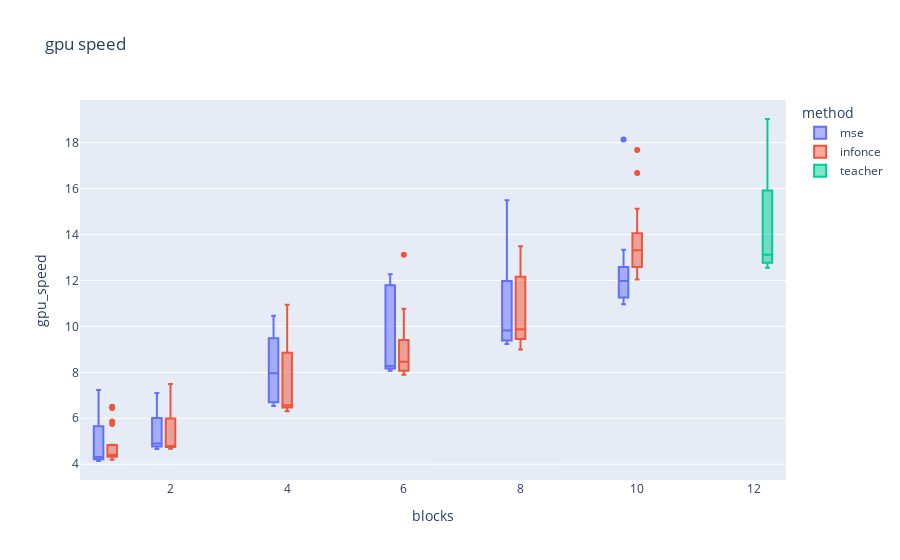

This figure's notebook cell:
### Code cell
fig = px.box(data, x="blocks", y="gpu_speed", color="method", title='gpu speed')
fig.show()
fig.write_image('metrics/gpu_speed_boxplot.png')

### Figure 1 — Plotly figure (JSON) as saved in the notebook; plotly's stock layout.template omitted (floating-point values rounded to 4 significant figures)
{"data": [{"alignmentgroup": "True", "hovertemplate": "method=mse<br>blocks=%{x}<br>gpu_speed=%{y}<extra></extra>", "legendgroup": "mse", "marker": {"color": "#636efa"}, "name": "mse", "notched": false, "offsetgroup": "mse", "orientation": "v", "showlegend": true, "type": "box", "x": [1, 1, 1, 1, 1, 1, 1, 1, 1, 1, 1, 1, 1, 1, 1, 1, 1, 1, 1, 1, 2, 2, 2, 2, 2, 2, 2, 2, 2, 2, 2, 2, 2, 2, 2, 2, 2, 2, 2, 2, 4, 4, 4, 4, 4, 4, 4, 4, 4, 4, 4, 4, 4, 4, 4, 4, 4, 4, 4, 4, 6, 6, 6, 6, 6, 6, 6, 6, 6, 6, 6, 6, 6, 6, 6, 6, 6, 6, 6, 6, 8, 8, 8, 8, 8, 8, 8, 8, 8, 8, 8, 8, 8, 8, 8, 8, 8, 8, 8, 8, 10, 10, 10, 10, 10, 10, 10, 10, 10, 10, 10, 10, 10, 10, 10, 10, 10, 10, 10, 10], "x0": " ", "xaxis": "x", "y": [4.347, 6.301, 4.224, 4.212, 4.17, 5.489, 5.539, 4.216, 4.337, 4.216, 6.352, 4.2, 4.238, 4.244, 6.758, 7.226, 4.286, 4.14, 4.863, 5.775, 4.965, 4.832, 7.097, 5.048, 4.859, 6.632, 4.743, 4.716, 5.219, 5.396, 4.693, 4.773, 6.952, 4.661, 4.774, 7.079, 4.775, 4.953, 6.755, 4.779, 6.888, 8.79, 6.707, 8.957, 6.66, 9.559, 6.624, 9.765, 6.693, 9.463, 6.529, 9.333, 6.635, 9.467, 6.995, 9.508, 7.127, 10.46, 6.817, 9.621, 8.526, 8.304, 11.8, 8.362, 8.182, 11.77, 8.171, 8.074, 12.16, 8.278, 8.204, 12.27, 8.119, 8.154, 12.26, 8.27, 8.167, 11.94, 8.173, 8.202, 15.49, 11.15, 9.374, 9.308, 9.479, 12.15, 12.49, 9.401, 9.414, 9.538, 11.8, 13.2, 9.681, 9.317, 9.239, 10.5, 13.52, 10.71, 9.24, 9.953, 11.27, 11.25, 10.96, 11.12, 11.0, 11.02, 11.53, 11.83, 11.76, 12.16, 12.32, 12.13, 12.83, 12.76, 13.34, 18.14, 12.57, 12.48, 12.61, 11.58], "y0": " ", "yaxis": "y"}, {"alignmentgroup": "True", "hovertemplate": "method=infonce<br>blocks=%{x}<br>gpu_speed=%{y}<extra></extra>", "legendgroup": "infonce", "marker": {"color": "#EF553B"}, "name": "infonce", "notched": false, "offsetgroup": "infonce", "orientation": "v", "showlegend": true, "type": "box", "x": [1, 1, 1, 1, 1, 1, 1, 1, 1, 1, 1, 1, 1, 1, 1, 1, 1, 1, 1, 1, 2, 2, 2, 2, 2, 2, 2, 2, 2, 2, 2, 2, 2, 2, 2, 2, 2, 2, 2, 2, 4, 4, 4, 4, 4, 4, 4, 4, 4, 4, 4, 4, 4, 4, 4, 4, 4, 4, 4, 4, 6, 6, 6, 6, 6, 6, 6, 6, 6, 6, 6, 6, 6, 6, 6, 6, 6, 6, 6, 6, 8, 8, 8, 8, 8, 8, 8, 8, 8, 8, 8, 8, 8, 8, 8, 8, 8, 8, 8, 8, 10, 10, 10, 10, 10, 10, 10, 10, 10, 10, 10, 10, 10, 10, 10, 10, 10, 10, 10, 10], "x0": " ", "xaxis": "x", "y": [4.48, 4.382, 4.376, 5.752, 4.852, 4.262, 4.436, 4.822, 6.501, 4.333, 4.329, 4.431, 6.442, 4.321, 4.482, 4.193, 5.863, 4.288, 4.265, 4.361, 6.985, 4.852, 4.76, 5.177, 5.514, 4.696, 4.795, 7.493, 4.776, 4.747, 6.899, 4.675, 4.745, 6.458, 4.736, 4.799, 4.876, 6.701, 4.782, 4.769, 10.95, 6.361, 9.576, 6.463, 9.337, 6.309, 9.277, 6.468, 8.441, 6.511, 7.671, 6.486, 6.447, 6.493, 6.54, 7.447, 6.401, 8.36, 6.598, 9.254, 8.328, 8.017, 10.77, 7.976, 8.597, 8.947, 8.069, 9.571, 8.586, 7.896, 13.12, 8.019, 8.273, 9.989, 8.074, 9.249, 9.135, 8.167, 10.51, 8.178, 9.576, 8.992, 12.16, 12.39, 9.199, 9.269, 9.145, 11.2, 13.2, 10.05, 9.556, 9.701, 10.33, 13.48, 12.16, 9.668, 9.441, 9.469, 10.23, 13.36, 16.68, 15.12, 14.15, 14.09, 14.02, 13.77, 13.47, 13.16, 12.66, 17.68, 13.46, 13.65, 12.9, 12.57, 12.04, 12.6, 12.31, 12.97, 12.41, 12.23], "y0": " ", "yaxis": "y"}, {"alignmentgroup": "True", "hovertemplate": "method=teacher<br>blocks=%{x}<br>gpu_speed=%{y}<extra></extra>", "legendgroup": "teacher", "marker": {"color": "#00cc96"}, "name": "teacher", "notched": false, "offsetgroup": "teacher", "orientation": "v", "showlegend": true, "type": "box", "x": [12, 12, 12, 12, 12, 12, 12, 12, 12, 12, 12, 12, 12, 12, 12, 12, 12, 12, 12, 12], "x0": " ", "xaxis": "x", "y": [13.02, 12.66, 12.82, 15.71, 19.03, 12.86, 12.71, 13.11, 15.44, 16.37, 13.29, 12.6, 12.6, 12.94, 16.12, 16.16, 13.13, 12.55, 16.17, 14.07], "y0": " ", "yaxis": "y"}], "layout": {"boxmode": "group", "legend": {"title": {"text": "method"}, "tracegroupgap": 0}, "title": {"text": "gpu speed"}, "xaxis": {"anchor": "y", "domain": [0, 1], "title": {"text": "blocks"}}, "yaxis": {"anchor": "x", "domain": [0, 1], "title": {"text": "gpu_speed"}}}}
